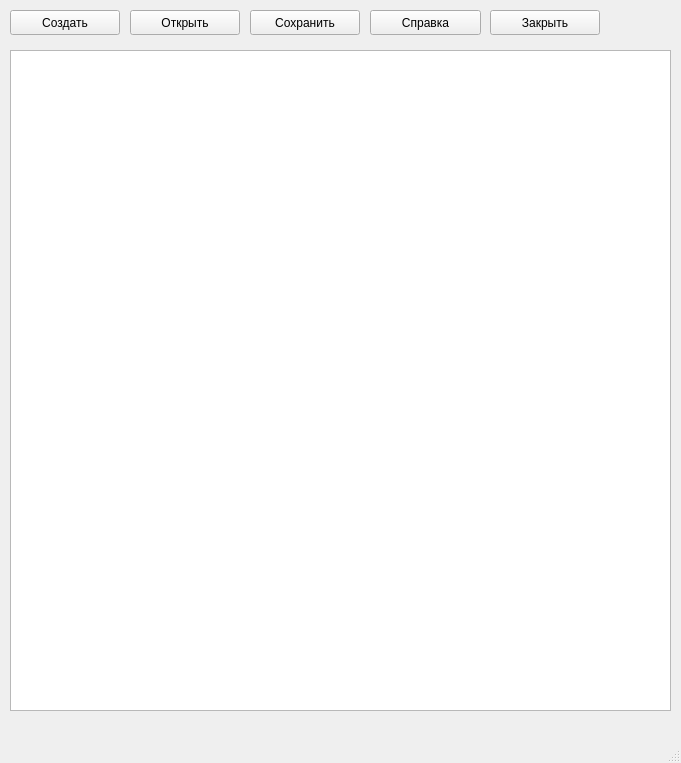
<?xml version="1.0" encoding="UTF-8"?>
<ui version="4.0">
 <class>MainWindow</class>
 <widget class="QMainWindow" name="MainWindow">
  <property name="geometry">
   <rect>
    <x>0</x>
    <y>0</y>
    <width>681</width>
    <height>763</height>
   </rect>
  </property>
  <property name="windowTitle">
   <string>RK txt </string>
  </property>
  <widget class="QWidget" name="centralwidget">
   <widget class="QTextEdit" name="textEdit">
    <property name="geometry">
     <rect>
      <x>10</x>
      <y>50</y>
      <width>661</width>
      <height>661</height>
     </rect>
    </property>
   </widget>
   <widget class="QPushButton" name="open_pushButton">
    <property name="geometry">
     <rect>
      <x>130</x>
      <y>10</y>
      <width>110</width>
      <height>25</height>
     </rect>
    </property>
    <property name="text">
     <string>Открыть</string>
    </property>
   </widget>
   <widget class="QPushButton" name="save_pushButton">
    <property name="geometry">
     <rect>
      <x>250</x>
      <y>10</y>
      <width>110</width>
      <height>25</height>
     </rect>
    </property>
    <property name="text">
     <string>Сохранить</string>
    </property>
   </widget>
   <widget class="QPushButton" name="new_pushButton">
    <property name="geometry">
     <rect>
      <x>10</x>
      <y>10</y>
      <width>110</width>
      <height>25</height>
     </rect>
    </property>
    <property name="text">
     <string>Создать</string>
    </property>
   </widget>
   <widget class="QPushButton" name="close_pushButton">
    <property name="geometry">
     <rect>
      <x>490</x>
      <y>10</y>
      <width>110</width>
      <height>25</height>
     </rect>
    </property>
    <property name="text">
     <string>Закрыть</string>
    </property>
   </widget>
   <widget class="QPushButton" name="help_pushButton">
    <property name="geometry">
     <rect>
      <x>370</x>
      <y>10</y>
      <width>111</width>
      <height>25</height>
     </rect>
    </property>
    <property name="text">
     <string>Справка</string>
    </property>
   </widget>
  </widget>
  <widget class="QMenuBar" name="menubar">
   <property name="geometry">
    <rect>
     <x>0</x>
     <y>0</y>
     <width>681</width>
     <height>22</height>
    </rect>
   </property>
  </widget>
  <widget class="QStatusBar" name="statusbar"/>
 </widget>
 <resources/>
 <connections/>
</ui>
